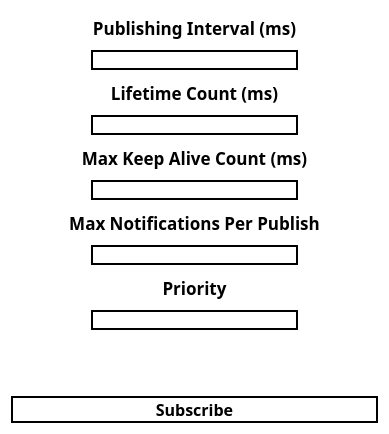
<?xml version="1.0" encoding="UTF-8"?>
<ui version="4.0">
 <class>Dialog</class>
 <widget class="QDialog" name="Dialog">
  <property name="geometry">
   <rect>
    <x>0</x>
    <y>0</y>
    <width>389</width>
    <height>434</height>
   </rect>
  </property>
  <property name="windowTitle">
   <string>Subscribe</string>
  </property>
  <property name="styleSheet">
   <string notr="true">QDialog {
	background-color: white;
}</string>
  </property>
  <layout class="QVBoxLayout" name="verticalLayout">
   <item>
    <widget class="QLabel" name="label">
     <property name="font">
      <font>
       <family>Ubuntu Mono</family>
       <pointsize>13</pointsize>
       <weight>75</weight>
       <bold>true</bold>
      </font>
     </property>
     <property name="text">
      <string>Publishing Interval (ms)</string>
     </property>
     <property name="alignment">
      <set>Qt::AlignCenter</set>
     </property>
    </widget>
   </item>
   <item>
    <widget class="QLineEdit" name="pubInterval">
     <property name="styleSheet">
      <string notr="true">QLineEdit {
	border: 2px solid black;
	margin-left: 80px;
	margin-right: 80px;
}</string>
     </property>
    </widget>
   </item>
   <item>
    <widget class="QLabel" name="label_2">
     <property name="font">
      <font>
       <family>Ubuntu Mono</family>
       <pointsize>13</pointsize>
       <weight>75</weight>
       <bold>true</bold>
      </font>
     </property>
     <property name="text">
      <string>Lifetime Count (ms)</string>
     </property>
     <property name="alignment">
      <set>Qt::AlignCenter</set>
     </property>
    </widget>
   </item>
   <item>
    <widget class="QLineEdit" name="lifetimeCount">
     <property name="styleSheet">
      <string notr="true">QLineEdit {
	border: 2px solid black;
	margin-left: 80px;
	margin-right: 80px;
}</string>
     </property>
    </widget>
   </item>
   <item>
    <widget class="QLabel" name="label_3">
     <property name="font">
      <font>
       <family>Ubuntu Mono</family>
       <pointsize>13</pointsize>
       <weight>75</weight>
       <bold>true</bold>
      </font>
     </property>
     <property name="text">
      <string>Max Keep Alive Count (ms)</string>
     </property>
     <property name="alignment">
      <set>Qt::AlignCenter</set>
     </property>
    </widget>
   </item>
   <item>
    <widget class="QLineEdit" name="maxKeepAliveCount">
     <property name="styleSheet">
      <string notr="true">QLineEdit {
	border: 2px solid black;
	margin-left: 80px;
	margin-right: 80px;
}</string>
     </property>
    </widget>
   </item>
   <item>
    <widget class="QLabel" name="label_4">
     <property name="font">
      <font>
       <family>Ubuntu Mono</family>
       <pointsize>13</pointsize>
       <weight>75</weight>
       <bold>true</bold>
      </font>
     </property>
     <property name="text">
      <string>Max Notifications Per Publish</string>
     </property>
     <property name="alignment">
      <set>Qt::AlignCenter</set>
     </property>
    </widget>
   </item>
   <item>
    <widget class="QLineEdit" name="maxNotificationsPerPublish">
     <property name="styleSheet">
      <string notr="true">QLineEdit {
	border: 2px solid black;
	margin-left: 80px;
	margin-right: 80px;
}</string>
     </property>
    </widget>
   </item>
   <item>
    <widget class="QLabel" name="label_5">
     <property name="font">
      <font>
       <family>Ubuntu Mono</family>
       <pointsize>13</pointsize>
       <weight>75</weight>
       <bold>true</bold>
      </font>
     </property>
     <property name="text">
      <string>Priority</string>
     </property>
     <property name="alignment">
      <set>Qt::AlignCenter</set>
     </property>
    </widget>
   </item>
   <item>
    <widget class="QLineEdit" name="priority">
     <property name="styleSheet">
      <string notr="true">QLineEdit {
	border: 2px solid black;
	margin-left: 80px;
	margin-right: 80px;
}</string>
     </property>
    </widget>
   </item>
   <item>
    <spacer name="verticalSpacer">
     <property name="orientation">
      <enum>Qt::Vertical</enum>
     </property>
     <property name="sizeType">
      <enum>QSizePolicy::Fixed</enum>
     </property>
     <property name="sizeHint" stdset="0">
      <size>
       <width>20</width>
       <height>60</height>
      </size>
     </property>
    </spacer>
   </item>
   <item>
    <widget class="QPushButton" name="subButton">
     <property name="font">
      <font>
       <family>Ubuntu Mono</family>
       <pointsize>12</pointsize>
       <weight>75</weight>
       <bold>true</bold>
      </font>
     </property>
     <property name="styleSheet">
      <string notr="true">QPushButton {
	background-color: white;
	border: 2px solid black;
}</string>
     </property>
     <property name="text">
      <string>Subscribe</string>
     </property>
    </widget>
   </item>
  </layout>
 </widget>
 <resources/>
 <connections/>
</ui>
